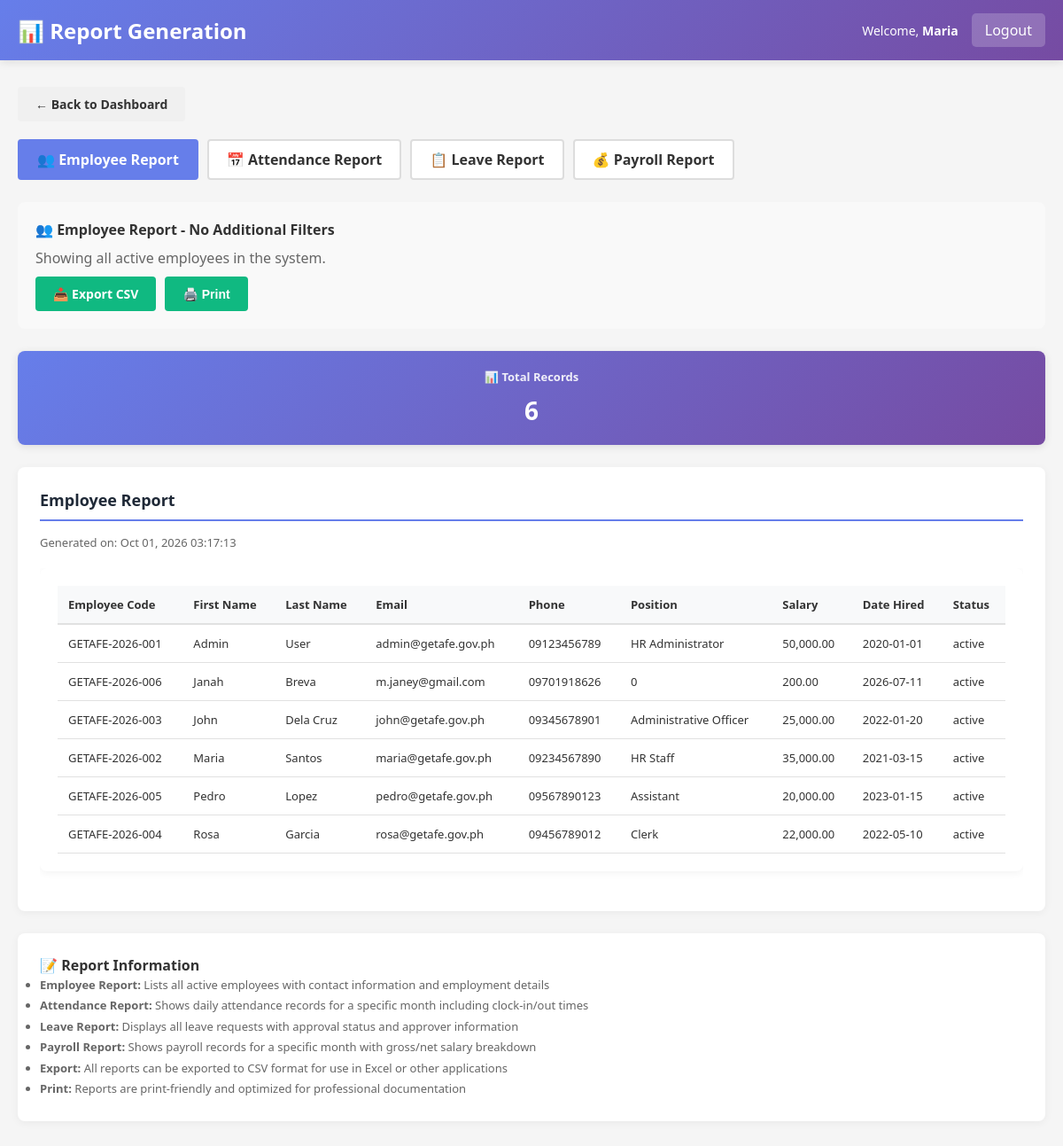
The app's page /staff/reports.php (signed in) with its own data.
### tables this page shows
CREATE TABLE `employees` (
  `employee_id` int(11) NOT NULL AUTO_INCREMENT,
  `employee_code` varchar(20) NOT NULL,
  `first_name` varchar(50) NOT NULL,
  `last_name` varchar(50) NOT NULL,
  `email` varchar(100) NOT NULL,
  `phone` varchar(20) DEFAULT NULL,
  `position` varchar(100) DEFAULT NULL,
  `salary` decimal(10,2) DEFAULT NULL,
  `date_hired` date DEFAULT NULL,
  `status` enum('active','inactive') DEFAULT 'active',
  `created_at` timestamp NOT NULL DEFAULT current_timestamp(),
  `updated_at` timestamp NOT NULL DEFAULT current_timestamp() ON UPDATE current_timestamp(),
  `department` varchar(100) DEFAULT NULL,
  `qr_code` varchar(255) DEFAULT NULL,
  `qr_generated_date` datetime DEFAULT NULL,
  PRIMARY KEY (`employee_id`),
  UNIQUE KEY `employee_code` (`employee_code`),
  UNIQUE KEY `email` (`email`)
);

### includes/functions.php (called while the page is built, shortened)
<?php
function get_employee_info($conn, $employee_id) {
    $stmt = $conn->prepare("SELECT * FROM employees WHERE employee_id = ? LIMIT 1");
    $stmt->bind_param("i", $employee_id);
    $stmt->execute();
    $res = $stmt->get_result();
    $row = $res->fetch_assoc();
    return $row ?: null;
}
?>

### staff/reports.php (the view, shortened to what this page needs)
<?php
require_once '../config/database.php';
require_once '../includes/functions.php';
$staff = get_employee_info($conn, $_SESSION['employee_id']);
$report_type = isset($_GET['type']) ? sanitizeInput($_GET['type']) : 'employee';
$report_data = [];
$report_headers = [];
$report_title = '';
if ($report_type === 'employee') {
    $report_title = 'Employee Report';
    $stmt = $conn->prepare(
        "SELECT e.employee_id, e.employee_code, e.first_name, e.last_name, e.email, e.phone,
                e.position, e.salary, e.date_hired, e.status
         FROM employees e
         WHERE e.status = 'active'
         ORDER BY e.first_name, e.last_name"
    );
    if ($stmt) {
        $stmt->execute();
        $result = $stmt->get_result();
        $employees = $result->fetch_all(MYSQLI_ASSOC);
    } else {
        $employees = [];
    }
    $report_headers = ['Employee Code', 'First Name', 'Last Name', 'Email', 'Phone', 'Position', 'Salary', 'Date Hired', 'Status'];
    foreach ($employees as $emp) {
        $report_data[] = [
            $emp['employee_code'],
            $emp['first_name'],
            $emp['last_name'],
            $emp['email'] ?? '',
            $emp['phone'] ?? '',
            $emp['position'] ?? '',
            number_format($emp['salary'], 2),
            $emp['date_hired'] ?? '',
            $emp['status']
        ];
    }
}
?>
<!DOCTYPE html>
<html lang="en">
<head>
    <link rel="stylesheet" href="../assets/css/style.css">
</head>
<body>
    <div class="navbar">
        <h2>📊 Report Generation</h2>
        <div class="navbar-user">
            <span>Welcome, <strong><?php echo htmlspecialchars($staff['first_name']); ?></strong></span>
            <a href="../logout.php">Logout</a>
        </div>
    </div>
    <div class="container">
        <a href="dashboard.php" class="btn btn-secondary" style="margin-bottom: 20px;">← Back to Dashboard</a>
        <div class="report-tabs">
            <a href="?type=employee" class="tab-btn <?php echo $report_type === 'employee' ? 'active' : ''; ?>">👥 Employee Report</a>
            <a href="?type=attendance" class="tab-btn <?php echo $report_type === 'attendance' ? 'active' : ''; ?>">📅 Attendance Report</a>
            <a href="?type=leave" class="tab-btn <?php echo $report_type === 'leave' ? 'active' : ''; ?>">📋 Leave Report</a>
            <a href="?type=payroll" class="tab-btn <?php echo $report_type === 'payroll' ? 'active' : ''; ?>">💰 Payroll Report</a>
        </div>
        <?php if ($report_type === 'employee'): ?>
        <div class="filter-section">
            <h4 style="margin-top: 0;">👥 Employee Report - No Additional Filters</h4>
            <p style="color: #666; margin: 10px 0;">Showing all active employees in the system.</p>
            <div style="display: flex; gap: 10px;">
                <a href="?type=<?php echo $report_type; ?>&export=1" class="btn btn-success">📥 Export CSV</a>
                <button type="button" class="btn btn-primary" onclick="window.print()" style="background: #10b981;">🖨️ Print</button>
            </div>
        </div>
        <?php endif; ?>
        <div class="summary-stats">
            <div class="stat-box">
                <h4>📊 Total Records</h4>
                <div class="stat-number"><?php echo count($report_data); ?></div>
            </div>
        </div>
        <div class="card">
            <h3><?php echo htmlspecialchars($report_title); ?></h3>
            <p style="color: #666; font-size: 13px; margin: 10px 0 0 0;">Generated on: <?php echo date('M d, Y H:i:s'); ?></p>
            <?php if (!empty($report_data)): ?>
            <div style="margin-top: 20px; overflow-x: auto;">
                <div class="table-container">
                    <table>
                        <thead>
                            <tr>
                                <?php foreach ($report_headers as $header): ?>
                                    <th><?php echo htmlspecialchars($header); ?></th>
                                <?php endforeach; ?>
                            </tr>
                        </thead>
                        <tbody>
                            <?php foreach ($report_data as $row): ?>
                            <tr>
                                <?php foreach ($row as $cell): ?>
                                    <td><?php echo htmlspecialchars($cell); ?></td>
                                <?php endforeach; ?>
                            </tr>
                            <?php endforeach; ?>
                        </tbody>
                    </table>
                </div>
            </div>
            <?php else: ?>
            <div class="no-data">
                <p>No data available for the selected filters</p>
            </div>
            <?php endif; ?>
        </div>
        <div class="card">
            <h4>📝 Report Information</h4>
            <ul style="color: #666; font-size: 13px; line-height: 1.8;">
                <li><strong>Employee Report:</strong> Lists all active employees with contact information and employment details</li>
                <li><strong>Attendance Report:</strong> Shows daily attendance records for a specific month including clock-in/out times</li>
                <li><strong>Leave Report:</strong> Displays all leave requests with approval status and approver information</li>
                <li><strong>Payroll Report:</strong> Shows payroll records for a specific month with gross/net salary breakdown</li>
                <li><strong>Export:</strong> All reports can be exported to CSV format for use in Excel or other applications</li>
                <li><strong>Print:</strong> Reports are print-friendly and optimized for professional documentation</li>
            </ul>
        </div>
    </div>
</body>
</html>

### assets/css/style.css (style rules this page uses)
* { margin: 0; padding: 0; box-sizing: border-box; }
body { font-family: 'Segoe UI', Tahoma, Geneva, Verdana, sans-serif; background-color: #f5f5f5; color: #333; }
.navbar { background: linear-gradient(135deg, #667eea 0%, #764ba2 100%); color: white; padding: 20px; display: flex; justify-content: space-between; align-items: center; box-shadow: 0 2px 10px rgba(0, 0, 0, 0.1); }
.navbar h2 { font-size: 24px; font-weight: 600; }
.navbar-user { display: flex; gap: 15px; align-items: center; }
.navbar-user span { font-size: 14px; }
.navbar-user a { background: rgba(255, 255, 255, 0.2); color: white; padding: 8px 15px; text-decoration: none; border-radius: 5px; transition: background 0.3s; }
.container { max-width: 1200px; margin: 30px auto; padding: 0 20px; }
.card { background: white; border-radius: 8px; padding: 20px; margin-bottom: 20px; box-shadow: 0 2px 10px rgba(0, 0, 0, 0.05); }
.card h3 { color: #667eea; margin-bottom: 15px; font-size: 18px; }
.stat-box { background: linear-gradient(135deg, #667eea 0%, #764ba2 100%); color: white; padding: 20px; border-radius: 8px; text-align: center; box-shadow: 0 2px 10px rgba(0, 0, 0, 0.1); }
.stat-box h4 { font-size: 14px; margin-bottom: 10px; opacity: 0.9; }
.stat-number { font-size: 32px; font-weight: bold; }
.btn { display: inline-block; padding: 12px 24px; border: none; border-radius: 5px; cursor: pointer; font-size: 14px; font-weight: 600; text-decoration: none; transition: all 0.3s; }
.btn-primary { background: linear-gradient(135deg, #667eea 0%, #764ba2 100%); color: white; }
.btn-success { background: #28a745; color: white; }
.btn-secondary { background: #6c757d; color: white; }
.table-container { background: white; border-radius: 8px; padding: 20px; margin-bottom: 20px; box-shadow: 0 2px 10px rgba(0, 0, 0, 0.05); }
table { width: 100%; border-collapse: collapse; }
table thead { background-color: #f8f9fa; border-bottom: 2px solid #ddd; }
table th { padding: 12px; text-align: left; font-weight: 600; color: #333; }
table td { padding: 12px; border-bottom: 1px solid #ddd; }

### staff/reports.php (style rules this page uses)
.navbar { background: linear-gradient(135deg, #667eea 0%, #764ba2 100%); color: white; padding: 15px 20px; display: flex; justify-content: space-between; align-items: center; }
.navbar h2 { margin: 0; }
.navbar-user { display: flex; gap: 15px; }
.navbar-user a { color: white; text-decoration: none; }
.container { max-width: 1200px; margin: 0 auto; padding: 30px 20px; }
.card { background: white; padding: 25px; border-radius: 8px; box-shadow: 0 2px 10px rgba(0,0,0,0.05); margin-bottom: 25px; }
.card h3 { margin-top: 0; color: #1f2937; border-bottom: 2px solid #667eea; padding-bottom: 10px; }
.report-tabs { display: flex; gap: 10px; margin-bottom: 25px; flex-wrap: wrap; }
.tab-btn { padding: 10px 20px; border: 2px solid #ddd; background: white; border-radius: 4px; cursor: pointer; font-weight: 600; transition: all 0.3s; text-decoration: none; color: #333; }
.tab-btn.active { background: #667eea; color: white; border-color: #667eea; }
.filter-section { background: #f9f9f9; padding: 20px; border-radius: 8px; margin-bottom: 25px; }
.btn { display: inline-block; padding: 10px 20px; border: none; border-radius: 4px; cursor: pointer; font-weight: 600; text-decoration: none; }
.btn-primary { background: #667eea; color: white; }
.btn-secondary { background: #f0f0f0; color: #333; }
.btn-success { background: #10b981; color: white; }
.table-container { background: white; border-radius: 8px; overflow-x: auto; box-shadow: 0 2px 10px rgba(0,0,0,0.05); }
.table-container table { width: 100%; border-collapse: collapse; font-size: 13px; }
.table-container th { background: #f8f9fa; padding: 12px; text-align: left; font-weight: 600; border-bottom: 2px solid #e1e1e1; }
.table-container td { padding: 12px; border-bottom: 1px solid #e1e1e1; }
.summary-stats { display: grid; grid-template-columns: repeat(auto-fit, minmax(150px, 1fr)); gap: 15px; margin-bottom: 25px; }
.stat-box { background: linear-gradient(135deg, #667eea 0%, #764ba2 100%); color: white; padding: 20px; border-radius: 8px; text-align: center; }
.stat-box h4 { margin: 0; font-size: 13px; opacity: 0.9; }
.stat-number { font-size: 28px; font-weight: bold; margin: 10px 0 0 0; }

### records on screen
employees: first_name "Maria"
employees: employee_code "GETAFE-2026-001", first_name "Admin", last_name "User", email "admin@getafe.gov.ph", phone "09123456789", position "HR Administrator", cell "50,000.00", date_hired "2020-01-01", status "active"
employees: employee_code "GETAFE-2026-006", first_name "Janah", last_name "Breva", email "m.janey@gmail.com", phone "09701918626", position "0", salary "200.00", date_hired "2026-07-11", status "active"
employees: employee_code "GETAFE-2026-003", first_name "John", last_name "Dela Cruz", email "john@getafe.gov.ph", phone "09345678901", position "Administrative Officer", cell "25,000.00", date_hired "2022-01-20", status "active"
employees: employee_code "GETAFE-2026-005", first_name "Pedro", last_name "Lopez", email "pedro@getafe.gov.ph", phone "09567890123", position "Assistant", cell "20,000.00", date_hired "2023-01-15", status "active"
employees: employee_code "GETAFE-2026-004", first_name "Rosa", last_name "Garcia", email "rosa@getafe.gov.ph", phone "09456789012", position "Clerk", cell "22,000.00", date_hired "2022-05-10", status "active"

### other values on screen
count($report_data) "6"
$report_title "Employee Report"
$header "Employee Code"
$header "First Name"
$header "Last Name"
$header "Email"
$header "Phone"
$header "Position"
$header "Salary"
$header "Date Hired"
$header "Status"
$cell "GETAFE-2026-002"
$cell "Maria"
$cell "Santos"
$cell "maria@getafe.gov.ph"
